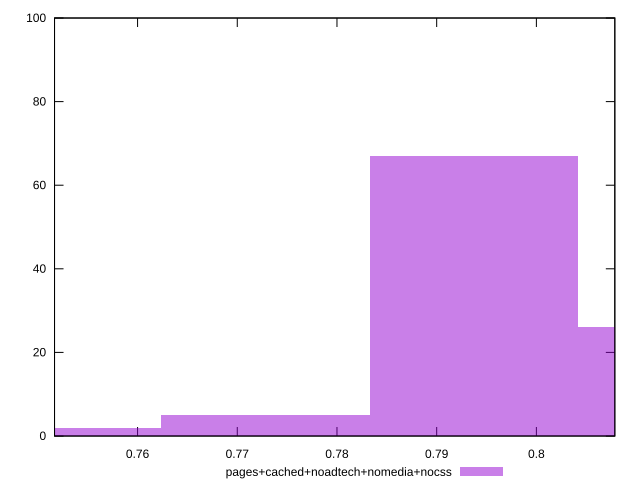

Generate this figure with gnuplot:
reset

$pagesCachedNoadtechNomediaNocss <<EOF
0.7728327379965954 5
0.75194536669939 2
0.7937201092938007 67
0.8146074805910059 26
EOF

set key outside below
set boxwidth 0.02088737129720528
set xrange [0.7516712718068209:0.8078676274335282]
set yrange [0:100]
set trange [0:100]
set style fill transparent solid 0.5 noborder
set terminal svg size 640, 490 enhanced background rgb 'white'
set output "report_00017_2021-02-10T15-08-03.406Z/meta/pScore/comparison/histogram/4_vs_5.svg"

plot $pagesCachedNoadtechNomediaNocss title "pages+cached+noadtech+nomedia+nocss" with boxes

reset
